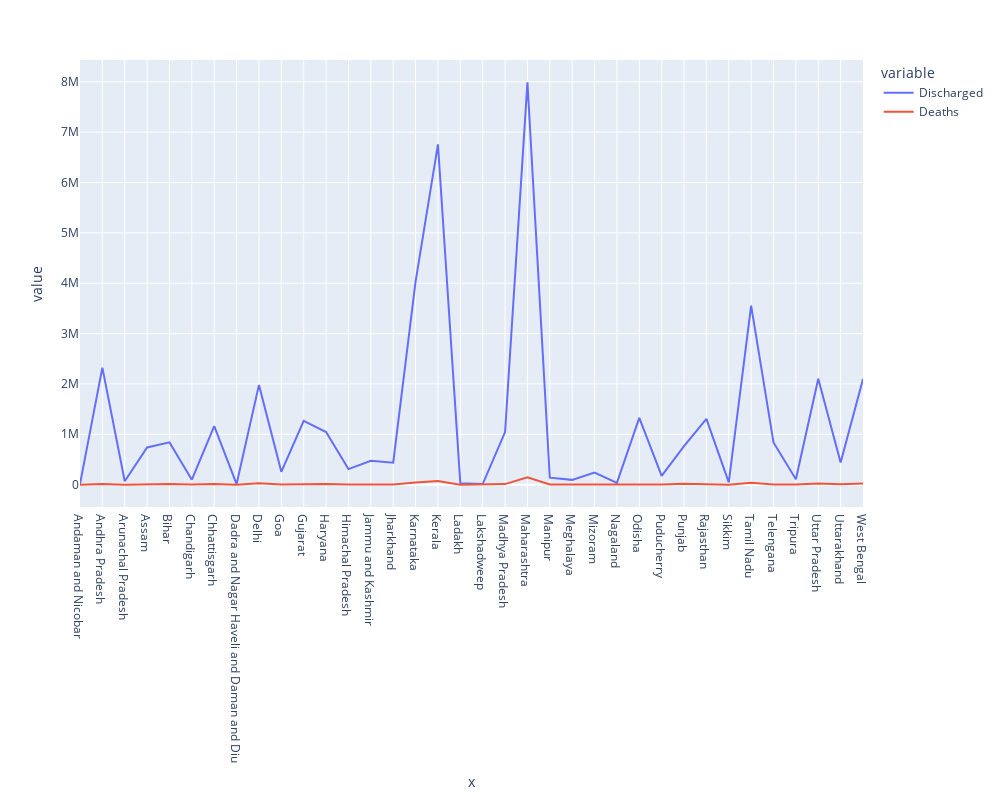

Notebook code cell kept with this figure:
### Code cell
fig = px.line(covidI, x=covidI['State/UTs'].values, y=covidI.columns[3:5], height = 800,width=1000)
fig.show()

### Figure 1 — Plotly figure (JSON) as saved in the notebook; plotly's stock layout.template omitted (floating-point values rounded to 4 significant figures)
{"data": [{"hovertemplate": "variable=Discharged<br>x=%{x}<br>value=%{y}<extra></extra>", "legendgroup": "Discharged", "line": {"color": "#636efa", "dash": "solid"}, "marker": {"symbol": "circle"}, "mode": "lines", "name": "Discharged", "orientation": "v", "showlegend": true, "type": "scatter", "x": ["Andaman and Nicobar", "Andhra Pradesh", "Arunachal Pradesh", "Assam", "Bihar", "Chandigarh", "Chhattisgarh", "Dadra and Nagar Haveli and Daman and Diu", "Delhi", "Goa", "Gujarat", "Haryana", "Himachal Pradesh", "Jammu and Kashmir", "Jharkhand", "Karnataka", "Kerala", "Ladakh", "Lakshadweep", "Madhya Pradesh", "Maharashtra", "Manipur", "Meghalaya", "Mizoram", "Nagaland", "Odisha", "Puducherry", "Punjab", "Rajasthan", "Sikkim", "Tamil Nadu", "Telengana", "Tripura", "Uttar Pradesh", "Uttarakhand", "West Bengal"], "xaxis": "x", "y": [10618, 2324338, 66595, 738065, 839100, 98174, 1163614, 11587, 1980781, 255082, 1266561, 1045903, 308465, 474649, 437243, 4032105, 6756379, 29185, 11363, 1044155, 7988392, 137775, 95161, 238238, 35204, 1327306, 173588, 764964, 1305906, 43820, 3556466, 837315, 107094, 2104502, 441665, 2097114], "yaxis": "y"}, {"hovertemplate": "variable=Deaths<br>x=%{x}<br>value=%{y}<extra></extra>", "legendgroup": "Deaths", "line": {"color": "#EF553B", "dash": "solid"}, "marker": {"symbol": "circle"}, "mode": "lines", "name": "Deaths", "orientation": "v", "showlegend": true, "type": "scatter", "x": ["Andaman and Nicobar", "Andhra Pradesh", "Arunachal Pradesh", "Assam", "Bihar", "Chandigarh", "Chhattisgarh", "Dadra and Nagar Haveli and Daman and Diu", "Delhi", "Goa", "Gujarat", "Haryana", "Himachal Pradesh", "Jammu and Kashmir", "Jharkhand", "Karnataka", "Kerala", "Ladakh", "Lakshadweep", "Madhya Pradesh", "Maharashtra", "Manipur", "Meghalaya", "Mizoram", "Nagaland", "Odisha", "Puducherry", "Punjab", "Rajasthan", "Sikkim", "Tamil Nadu", "Telengana", "Tripura", "Uttar Pradesh", "Uttarakhand", "West Bengal"], "xaxis": "x", "y": [129, 14733, 296, 8035, 12303, 1181, 14146, 4, 26522, 4013, 11043, 10714, 4213, 4785, 5331, 40308, 71570, 231, 52, 10777, 148419, 2149, 1624, 726, 782, 9205, 1975, 19289, 9653, 499, 38049, 4111, 940, 23634, 7753, 21532], "yaxis": "y"}], "layout": {"height": 800, "legend": {"title": {"text": "variable"}, "tracegroupgap": 0}, "margin": {"t": 60}, "width": 1000, "xaxis": {"anchor": "y", "domain": [0, 1], "title": {"text": "x"}}, "yaxis": {"anchor": "x", "domain": [0, 1], "title": {"text": "value"}}}}
